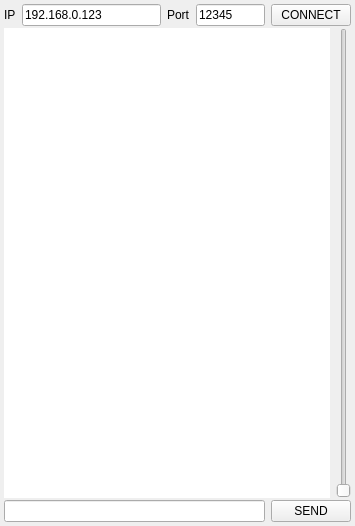
<?xml version="1.0" encoding="UTF-8"?>
<ui version="4.0">
 <class>MainWindow</class>
 <widget class="QMainWindow" name="MainWindow">
  <property name="geometry">
   <rect>
    <x>0</x>
    <y>0</y>
    <width>355</width>
    <height>526</height>
   </rect>
  </property>
  <property name="windowTitle">
   <string>MainWindow</string>
  </property>
  <widget class="QWidget" name="centralWidget">
   <layout class="QVBoxLayout" name="verticalLayout" stretch="0,1,0">
    <property name="spacing">
     <number>2</number>
    </property>
    <property name="leftMargin">
     <number>4</number>
    </property>
    <property name="topMargin">
     <number>4</number>
    </property>
    <property name="rightMargin">
     <number>4</number>
    </property>
    <property name="bottomMargin">
     <number>4</number>
    </property>
    <item>
     <layout class="QHBoxLayout" name="horizontalLayout" stretch="0,2,0,1,0">
      <item>
       <widget class="QLabel" name="label">
        <property name="text">
         <string>IP</string>
        </property>
       </widget>
      </item>
      <item>
       <widget class="QLineEdit" name="leditIp">
        <property name="text">
         <string>192.168.0.123</string>
        </property>
        <property name="frame">
         <bool>true</bool>
        </property>
       </widget>
      </item>
      <item>
       <widget class="QLabel" name="label_2">
        <property name="text">
         <string>Port</string>
        </property>
       </widget>
      </item>
      <item>
       <widget class="QLineEdit" name="leditPort">
        <property name="text">
         <string>12345</string>
        </property>
       </widget>
      </item>
      <item>
       <widget class="QPushButton" name="btnConnect">
        <property name="sizePolicy">
         <sizepolicy hsizetype="Minimum" vsizetype="Minimum">
          <horstretch>0</horstretch>
          <verstretch>0</verstretch>
         </sizepolicy>
        </property>
        <property name="font">
         <font>
          <kerning>true</kerning>
         </font>
        </property>
        <property name="text">
         <string>CONNECT</string>
        </property>
       </widget>
      </item>
     </layout>
    </item>
    <item>
     <layout class="QHBoxLayout" name="horizontalLayout_2">
      <item>
       <widget class="QPlainTextEdit" name="plainTextEdit">
        <property name="frameShape">
         <enum>QFrame::NoFrame</enum>
        </property>
        <property name="readOnly">
         <bool>true</bool>
        </property>
       </widget>
      </item>
      <item>
       <widget class="QSlider" name="verticalSlider">
        <property name="orientation">
         <enum>Qt::Vertical</enum>
        </property>
       </widget>
      </item>
     </layout>
    </item>
    <item>
     <layout class="QHBoxLayout" name="horizontalLayout_3">
      <item>
       <widget class="QLineEdit" name="leditMsg">
        <property name="frame">
         <bool>true</bool>
        </property>
       </widget>
      </item>
      <item>
       <widget class="QPushButton" name="btnSend">
        <property name="text">
         <string>SEND</string>
        </property>
       </widget>
      </item>
     </layout>
    </item>
   </layout>
  </widget>
 </widget>
 <layoutdefault spacing="6" margin="11"/>
 <resources/>
 <connections/>
</ui>
